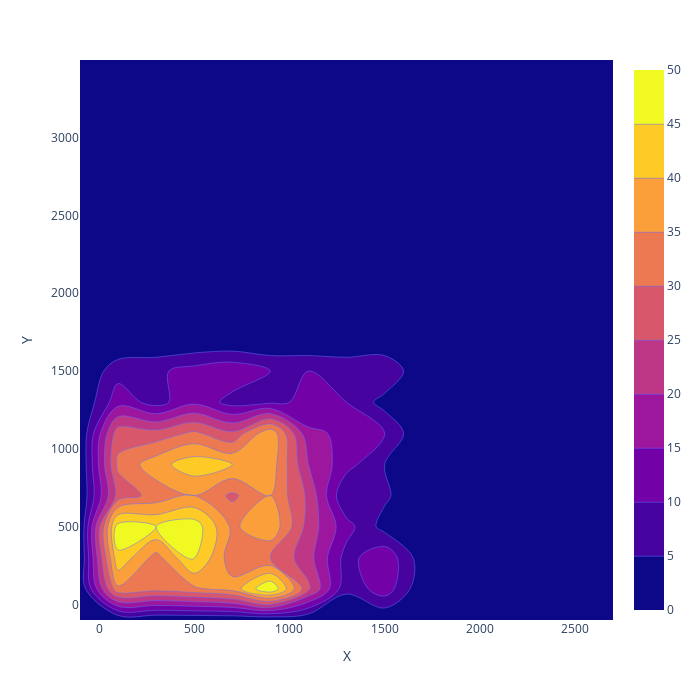

The notebook cell saved with this chart:
### Code cell
import plotly.express as px

fig = px.density_contour(df, x="X", y="Y",  height=700, width=700)
fig.update_traces(contours_coloring="fill")

fig.show()

### Figure 1 — Plotly figure (JSON) as saved in the notebook; plotly's stock layout.template omitted (floating-point values rounded to 4 significant figures; data arrays with more than 128 entries replaced by an {"elided": "..."} marker saying what was removed)
{"data": [{"contours": {"coloring": "fill"}, "hovertemplate": "X=%{x}<br>Y=%{y}<br>count=%{z}<extra></extra>", "legendgroup": "", "line": {"color": "#636efa"}, "name": "", "showlegend": false, "type": "histogram2dcontour", "x": {"elided": "1500 int values"}, "xaxis": "x", "xbingroup": "x", "y": {"elided": "1500 int values"}, "yaxis": "y", "ybingroup": "y"}], "layout": {"height": 700, "legend": {"tracegroupgap": 0}, "margin": {"t": 60}, "width": 700, "xaxis": {"anchor": "y", "domain": [0, 1], "title": {"text": "X"}}, "yaxis": {"anchor": "x", "domain": [0, 1], "title": {"text": "Y"}}}}
